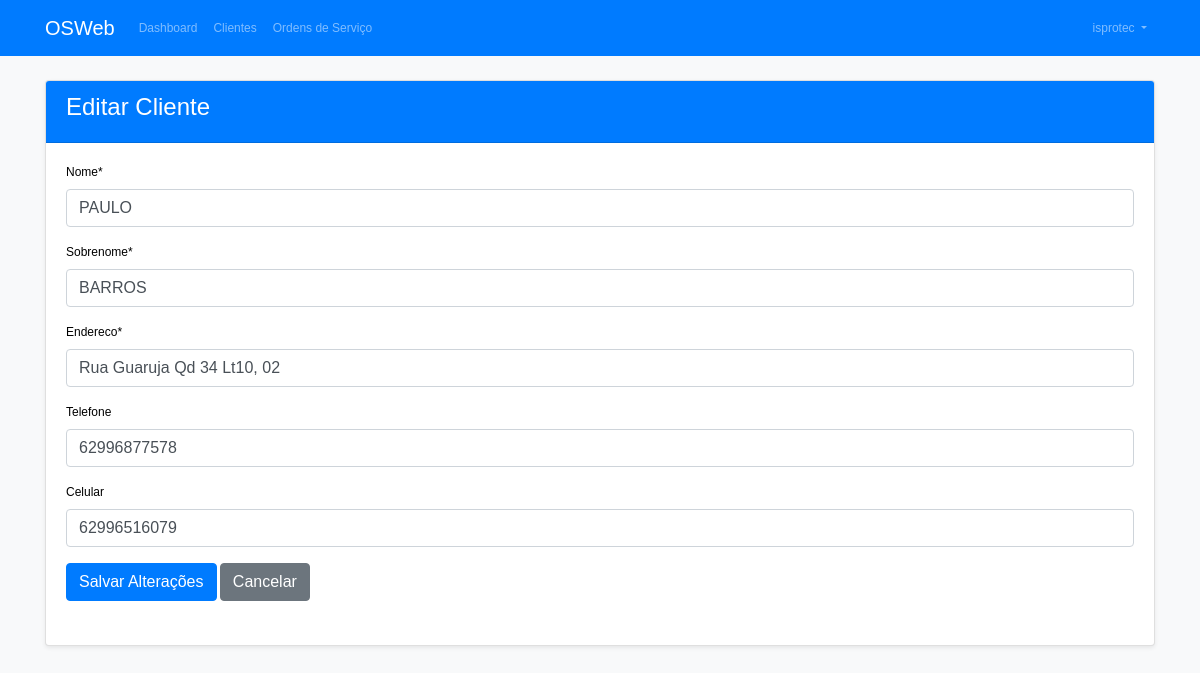
Screenshot of /cliente/1/editar/ (signed in) with the database file from the repository.
### core/models.py (models this page shows, shortened)
class User(AbstractUser):
    is_empresa = models.BooleanField(default=False)
    is_tecnico = models.BooleanField(default=False)
    empresa = models.ForeignKey('Empresa', on_delete=models.CASCADE, null=True, blank=True)
    telefone = models.CharField(max_length=15, blank=True, null=True)
    endereco = models.CharField(max_length=200, blank=True, null=True)

class Cliente(models.Model):
    empresa = models.ForeignKey(Empresa, on_delete=models.CASCADE)
    nome = models.CharField(max_length=50)
    sobrenome = models.CharField(max_length=100)
    endereco = models.CharField(max_length=200)
    telefone = models.CharField(max_length=15, blank=True, null=True)
    celular = models.CharField(max_length=15, blank=True, null=True)

### core/views.py (the view)
# urls.py: path('cliente/<int:pk>/editar/', ClienteUpdateView.as_view(), name='cliente_update'),
class ClienteUpdateView(LoginRequiredMixin, UserPassesTestMixin, UpdateView):
    model = Cliente
    form_class = ClienteForm
    template_name = 'cliente/editar.html'
    success_url = reverse_lazy('cliente_list')
    def test_func(self):
        cliente = self.get_object()
        if self.request.user.is_empresa:
            return cliente.empresa == self.request.user.empresa_user
        return False
    def get_form_kwargs(self):
        kwargs = super().get_form_kwargs()
        kwargs['empresa'] = self.request.user.empresa_user
        return kwargs

### core/forms.py
class ClienteForm(forms.ModelForm):
    class Meta:
        model = Cliente
        fields = ['nome', 'sobrenome', 'endereco', 'telefone', 'celular']
        widgets = {
            'telefone': forms.TextInput(attrs={'data-mask': '(00) 0000-0000'}),
            'celular': forms.TextInput(attrs={'data-mask': '(00) 00000-0000'}),
        }
    def __init__(self, *args, **kwargs):
        empresa = kwargs.pop('empresa', None)
        super().__init__(*args, **kwargs)

### core/templates/cliente/editar.html (shortened to what this page needs)
{% extends 'base.html' %}
{% load crispy_forms_tags %}
{% block content %}
<div class="card">
    <div class="card-header bg-primary text-white">
        <h4>Editar Cliente</h4>
    </div>
    <div class="card-body">
        <form method="post">
            {{ form|crispy }}
            <div class="form-group">
                <button type="submit" class="btn btn-primary">Salvar Alterações</button>
                <a href="{% url 'cliente_list' %}" class="btn btn-secondary">Cancelar</a>
            </div>
        </form>
    </div>
</div>
{% endblock %}

### core/templates/base.html (shortened to what this page needs)
{% load static %}
<!DOCTYPE html>
<html lang="pt-br">
<head>
    <link rel="stylesheet" href="https://stackpath.bootstrapcdn.com/bootstrap/4.5.2/css/bootstrap.min.css">
    <link rel="stylesheet" href="https://cdnjs.cloudflare.com/ajax/libs/font-awesome/5.15.1/css/all.min.css">
    <link href="{% static 'css/style.css' %}" rel="stylesheet">
</head>
<body>
    <nav class="navbar navbar-expand-lg navbar-dark bg-primary">
        <div class="container">
            <a class="navbar-brand" href="{% url 'empresa_dashboard' %}">OSWeb</a>
            <div class="collapse navbar-collapse" id="navbarNav">
                <ul class="navbar-nav mr-auto">
                    {% if user.is_authenticated %}
                        {% if user.is_empresa %}
                            <li class="nav-item">
                                <a class="nav-link" href="{% url 'empresa_dashboard' %}">Dashboard</a>
                            </li>
                            <li class="nav-item">
                                <a class="nav-link" href="{% url 'cliente_list' %}">Clientes</a>
                            </li>
                            <li class="nav-item">
                                <a class="nav-link" href="{% url 'ordem_servico_list' %}">Ordens de Serviço</a>
                            </li>
                        {% elif user.is_tecnico %}
                            <li class="nav-item">
                                <a class="nav-link" href="{% url 'ordem_servico_list' %}">Ordens de Serviço</a>
                            </li>
                        {% endif %}
                    {% endif %}
                </ul>
                <ul class="navbar-nav">
                    {% if user.is_authenticated %}
                        <li class="nav-item dropdown">
                            <a class="nav-link dropdown-toggle" href="#" id="navbarDropdown" role="button" data-toggle="dropdown">
                                {{ user.username }}
                            </a>
                        </li>
                    {% endif %}
                </ul>
            </div>
        </div>
    </nav>
    <div class="container mt-4">
        {% block content %}{% endblock %}
    </div>
</body>
</html>

### core/static/css/style.css (style rules this page uses)
body { background-color: #f8f9fa; }
.card { box-shadow: 0 0.125rem 0.25rem rgba(0, 0, 0, 0.075); margin-bottom: 20px; }
.card-header { font-weight: bold; }
.navbar { margin-bottom: 20px; }
.form-group { margin-bottom: 1.5rem; }
.card { margin-bottom: 20px; }
.card-header { font-weight: bold; background-color: #f8f9fa; }
body { font-family: Arial, sans-serif; font-size: 12px; color: #000; }

### rows the page displays
User: username "isprotec"
Cliente: nome "PAULO", sobrenome "BARROS", endereco "Rua Guaruja Qd 34 Lt10, 02", telefone "62996877578", celular "62996516079"
